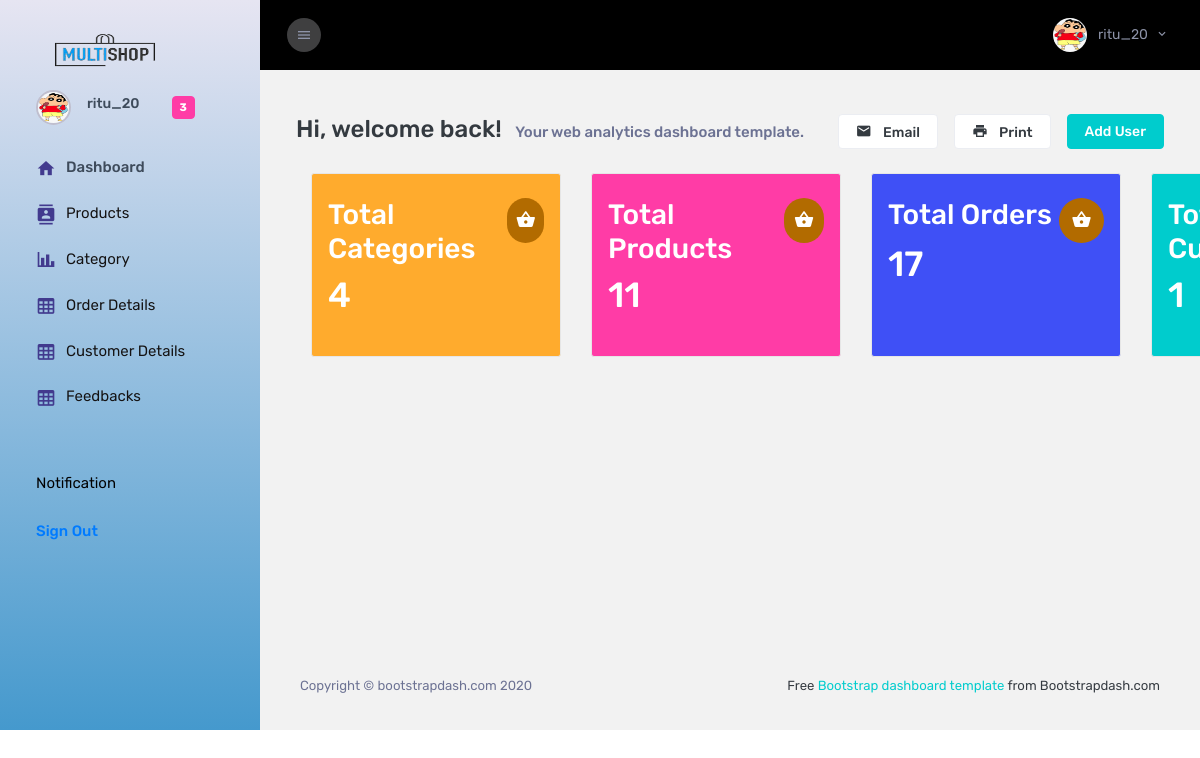
/multishop-1.0.0/backend/template/index.php (signed in), run on the app's committed database.
### tables this page shows
CREATE TABLE `admin_reg` (
  `id` int(11) NOT NULL,
  `username` varchar(256) NOT NULL,
  `email` varchar(256) NOT NULL,
  `password` varchar(256) NOT NULL,
  `img` varchar(256) NOT NULL
);

### multishop-1.0.0/backend/template/index.php (the view, shortened to what this page needs)
<!DOCTYPE html>
<html lang="en">
  <head>
    <link rel="stylesheet" href="assets/vendors/mdi/css/materialdesignicons.min.css" />
    <link rel="stylesheet" href="assets/vendors/flag-icon-css/css/flag-icon.min.css" />
    <link rel="stylesheet" href="assets/vendors/css/vendor.bundle.base.css" />
    <link rel="stylesheet" href="assets/vendors/font-awesome/css/font-awesome.min.css" />
    <link rel="stylesheet" href="assets/vendors/bootstrap-datepicker/bootstrap-datepicker.min.css" />
    <link rel="stylesheet" href="assets/css/style.css" />
  </head>
  <body>
    <div class="container-scroller">
      <nav class="sidebar sidebar-offcanvas" id="sidebar">
        <div class="text-center sidebar-brand-wrapper d-flex align-items-center">
          <a class="sidebar-brand brand-logo" href="index.php"><img src="assets/images/logo.png" alt="logo" /></a>
        </div>
        <?php
              $con=mysqli_connect("localhost","root","","task");
              $email=$_SESSION['admin'];
              $sql="select * from admin_reg where email='$email'";
              $rs=mysqli_query($con,$sql);
              while($rw=mysqli_fetch_row($rs))
              {
                $username=$rw[1];
                $img=$rw[4];
              }
        ?>
        <ul class="nav">
          <li class="nav-item nav-profile">
            <a href="#" class="nav-link">
              <div class="nav-profile-image">
                <img src="assets/images/<?php echo $img;?>" alt="profile" />
              </div>
              <div class="nav-profile-text d-flex flex-column pr-3">
                <span class="font-weight-medium mb-2"><?php echo $username;?></span>
              </div>
              <span class="badge badge-danger text-white ml-3 rounded">3</span>
            </a>
          </li>
          <li class="nav-item">
            <a class="nav-link" href="index.php">
              <i class="mdi mdi-home menu-icon"></i>
              <span class="menu-title">Dashboard</span>
            </a>
          </li>
          <li class="nav-item">
            <a class="nav-link" href="pages/icons/mdi.php">
              <i class="mdi mdi-contacts menu-icon"></i>
              <span class="menu-title">Products</span>
            </a>
          </li>
          <li class="nav-item">
            <a class="nav-link" href="pages/charts/chartjs.php">
              <i class="mdi mdi-chart-bar menu-icon"></i>
              <span class="menu-title">Category</span>
            </a>
          </li>
          <li class="nav-item">
            <a class="nav-link" href="order_detail.php">
              <i class="mdi mdi-table-large menu-icon"></i>
              <span class="menu-title">Order Details</span>
            </a>
          </li>
          <li class="nav-item">
            <a class="nav-link" href="customer_detail.php">
              <i class="mdi mdi-table-large menu-icon"></i>
              <span class="menu-title">Customer Details</span>
            </a>
          </li>
          <li class="nav-item">
            <a class="nav-link" href="pages/tables/basic-table.html">
              <i class="mdi mdi-table-large menu-icon"></i>
              <span class="menu-title">Feedbacks</span>
            </a>
          </li>
          <li class="nav-item sidebar-actions">
            <div class="nav-link">
              <div class="mt-4">
                <div class="border-none">
                  <p class="text-black">Notification</p>
                </div>
                <ul class="mt-4 pl-0">
                  <li><a href="adminlogout.php">Sign Out</a></li>
                </ul>
              </div>
            </div>
          </li>
        </ul>
      </nav>
      <div class="container-fluid page-body-wrapper">
        <nav class="navbar col-lg-12 col-12 p-lg-0 fixed-top d-flex flex-row">
          <div class="navbar-menu-wrapper d-flex align-items-stretch justify-content-between">
            <button class="navbar-toggler navbar-toggler align-self-center mr-2" type="button" data-toggle="minimize">
              <i class="mdi mdi-menu"></i>
            </button>
            <ul class="navbar-nav navbar-nav-right ml-lg-auto">
              <li class="nav-item nav-profile dropdown border-0">
                <a class="nav-link dropdown-toggle" id="profileDropdown" href="#" data-toggle="dropdown">
                  <img class="nav-profile-img mr-2" alt="" src="assets/images/<?php echo $img;?>" />
                  <span class="profile-name"><?php echo $username;?></span>
                </a>
              </li>
            </ul>
          </div>
        </nav>
        <div class="main-panel">
          <div class="content-wrapper pb-0">
            <div class="page-header flex-wrap">
              <h3 class="mb-0"> Hi, welcome back! <span class="pl-0 h6 pl-sm-2 text-muted d-inline-block">Your web analytics dashboard template.</span>
              </h3>
              <div class="d-flex">
                <button type="button" class="btn btn-sm bg-white btn-icon-text border">
                  <i class="mdi mdi-email btn-icon-prepend"></i> Email </button>
                <button type="button" class="btn btn-sm bg-white btn-icon-text border ml-3">
                  <i class="mdi mdi-printer btn-icon-prepend"></i> Print </button>
                <button type="button" class="btn btn-sm ml-3 btn-success"> Add User </button>
              </div>
            </div>
            <div class="row">
              <div class="col-xl-3 col-lg-12 stretch-card grid-margin">
                <div  style="display: inline-flex; height: 200px; width: 280px;">
                  <div class="col-xl-12 col-md-6 stretch-card grid-margin grid-margin-sm-0 pb-sm-3">
                    <div class="card bg-warning">
                      <div class="card-body px-3 py-4">
                        <div class="d-flex justify-content-between align-items-start">
                          <div class="color-card">
                            <h2 class="text-white">Total Categories</h2>
                          </div>
                          <i class="card-icon-indicator mdi mdi-basket bg-inverse-icon-warning"></i>
                        </div>
                        <?php
                          $con=mysqli_connect("localhost","root","","task");
                          $sql="select count(cid) from category";
                          $rs=mysqli_query($con,$sql);
                          $rw=mysqli_fetch_array($rs);
                          $cat=$rw['count(cid)'];
                        ?>
                        <h1 class="text-white"><?php echo $cat;?> </h1>
                      </div>
                    </div>
                  </div>
                  <div class="col-xl-12 col-md-6 stretch-card grid-margin grid-margin-sm-0 pb-sm-3">
                    <div class="card bg-danger">
                      <div class="card-body px-3 py-4">
                        <div class="d-flex justify-content-between align-items-start">
                          <div class="color-card">
                            <h2 class="text-white">Total Products</h2>
                          </div>
                          <i class="card-icon-indicator mdi mdi-basket bg-inverse-icon-warning"></i>
                        </div>
                        <?php
                          $con=mysqli_connect("localhost","root","","task");
                          $sql="select count(id) from product";
                          $rs=mysqli_query($con,$sql);
                          $rw=mysqli_fetch_array($rs);
                          $prod=$rw['count(id)'];
                        ?>
                        <h1 class="text-white"><?php echo $prod;?> </h1>
                      </div>
                    </div>
                  </div>
                  <div class="col-xl-12 col-md-6 stretch-card grid-margin grid-margin-sm-0 pb-sm-3">
                    <div class="card bg-primary">
                      <div class="card-body px-3 py-4">
                        <div class="d-flex justify-content-between align-items-start">
                          <div class="color-card">
                            <h2 class="text-white">Total Orders</h2>
                          </div>
                          <i class="card-icon-indicator mdi mdi-basket bg-inverse-icon-warning"></i>
                        </div>
                        <?php
                          $con=mysqli_connect("localhost","root","","task");
                          $sql="select count(id) from order_detail";
                          $rs=mysqli_query($con,$sql);
                          $rw=mysqli_fetch_array($rs);
                          $ord=$rw['count(id)'];
                        ?>
                        <h1 class="text-white"><?php echo $ord;?></h1>
                      </div>
                    </div>
                  </div>
                  <div class="col-xl-12 col-md-6 stretch-card grid-margin grid-margin-sm-0 pb-sm-3">
                    <div class="card bg-success">
                      <div class="card-body px-3 py-4">
                        <div class="d-flex justify-content-between align-items-start">
                          <div class="color-card">
                            <h2 class="text-white">Total Customers</h2>
                          </div>
                        </div>
                        <?php
                          $con=mysqli_connect("localhost","root","","task");
                          $sql="select count(id) from register";
                          $rs=mysqli_query($con,$sql);
                          $rw=mysqli_fetch_array($rs);
                          $cust=$rw['count(id)'];
                        ?>
                        <h1 class="text-white"><?php echo $cust;?></h1>
                      </div>
                    </div>
                  </div>
                </div>
              </div>
              <div class="col-xl-4 grid-margin stretch-card">
              </div>
            </div>
            <div class="row">
            </div>
          </div>
          <footer class="footer">
            <div class="d-sm-flex justify-content-center justify-content-sm-between">
              <span class="text-muted d-block text-center text-sm-left d-sm-inline-block">Copyright © bootstrapdash.com 2020</span>
              <span class="float-none float-sm-right d-block mt-1 mt-sm-0 text-center"> Free <a href="https://www.bootstrapdash.com/" target="_blank">Bootstrap dashboard template</a> from Bootstrapdash.com</span>
            </div>
          </footer>
        </div>
      </div>
    </div>
  </body>
</html>

### data on the page
admin_reg: img (picture), username "ritu_20"

### other printed values
$cat "4"
$prod "11"
$ord "17"
$cust "1"
